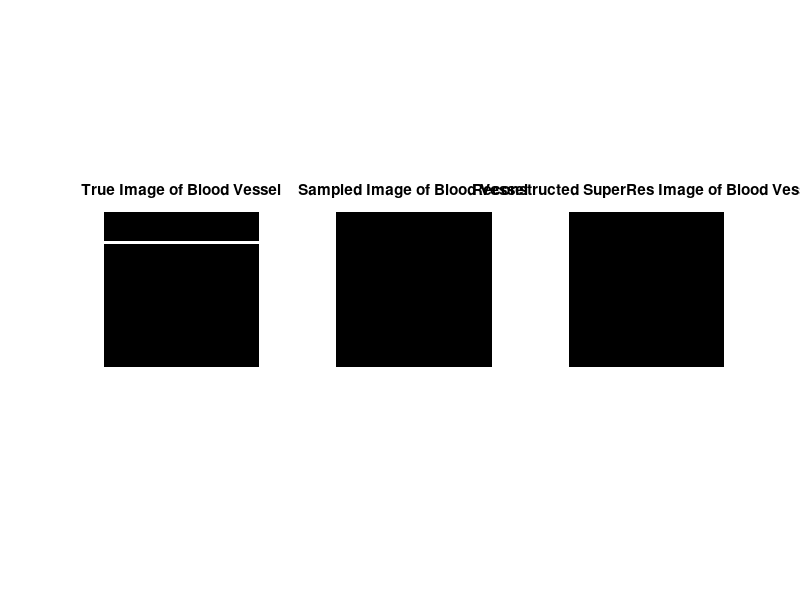

Write MATLAB code to recreate this figure. (Note: this script raises an error after producing the figure.)
%% Users parameters
FOVx = 5000;       %[um]
FOVy = 5000;       %[um]
W = 5000;          %[um] - transducer width
D = 100;           %[um] - vessel diameter
F = 10;            %[MHz]
Z = 1000;          %[um]
C = 9e-4;          %[#bubbles/um^3]
Csound = 1540*1e6; %[um/sec]
psf_resolution = 15; 
Ncycles = 1;      
iter_num = 600; 
ppm = 0.1;         %[pixel/um]

%% Calculated parameters
lamda = Csound/(F*1e6);  %[um]
FWHM = 0.886*ppm*lamda*Z/W;  %[um]
sigma = 2.355*FWHM;      %[um]
FOVx_ = floor(FOVx*ppm);
FOVy_ = floor(FOVy*ppm);
psf = fspecial('gaussian', psf_resolution, sigma);
psf = psf./max(psf(:));
up_lim = floor((Z-(D/2))*ppm);
down_lim = ceil((Z+(D/2))*ppm);
bubbles_num = floor(C*FOVx_*D);
X_population = 1:FOVx_;
Y_population = up_lim:down_lim-1;
R_blur = ceil(FWHM);

%% Image declaration 
image = zeros(FOVy_, FOVx_);
sample = double(zeros(FOVy_, FOVx_));
true_image = zeros(FOVy_, FOVx_);
true_image(up_lim:down_lim,:) = 1;

%% Simulation

figure
a1 = subplot(1,3,1);
h1 = imshow(true_image);
set(get(a1, 'title'), 'string', 'True Image of Blood Vessel');

a2 = subplot(1,3,2);
h2 = imshow(sample);
set(get(a2, 'title'), 'string', 'Sampled Image of Blood Vessel');

a3 = subplot(1,3,3);
h3 = imshow(image);
set(get(a3, 'title'), 'string',...
                        'Reconstructed SuperRes Image of Blood Vessel');

for t=1:iter_num
    x = randsample(X_population,bubbles_num,true);
    y = randsample(Y_population,bubbles_num,true);
    mask = zeros(FOVx_, FOVy_);
    for i = 1:bubbles_num
        x_i = x(i);
        y_i = y(i);
        lim_x0 = max(1,x_i-R_blur);
        lim_xf = min(FOVx_,x_i+R_blur);
        lim_y0 = max(1,y_i-R_blur);
        lim_yf = min(FOVy_,y_i+R_blur);
        if sum(sum(mask(lim_y0:lim_yf, lim_x0:lim_xf))) == 0
            mask(y_i,x_i) = 1;
        end
    end
    mask = conv2(mask,psf,'same'); 
    peaks = imregionalmax(mask); 
%     circ = strel('disk', 3);
%     peaks = imdilate(peaks,circ);
    sample = sample + mask;
    image = image + peaks;
    
    suptitle(join(["Iteration #", int2str(t)]));
    set(h2, 'CData', mask); 
    set(h3, 'CData', image); 
    drawnow;
end
